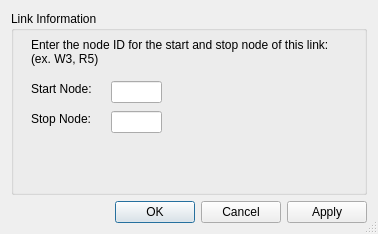
<?xml version="1.0" encoding="UTF-8"?>
<ui version="4.0">
 <class>linkDraw_dialog</class>
 <widget class="QDialog" name="linkDraw_dialog">
  <property name="geometry">
   <rect>
    <x>0</x>
    <y>0</y>
    <width>378</width>
    <height>234</height>
   </rect>
  </property>
  <property name="windowTitle">
   <string>Link</string>
  </property>
  <property name="sizeGripEnabled">
   <bool>true</bool>
  </property>
  <property name="modal">
   <bool>false</bool>
  </property>
  <layout class="QGridLayout" name="gridLayout">
   <item row="1" column="0">
    <widget class="QGroupBox" name="groupBox">
     <property name="title">
      <string>Link Information</string>
     </property>
     <widget class="QLineEdit" name="start_edit">
      <property name="geometry">
       <rect>
        <x>100</x>
        <y>70</y>
        <width>51</width>
        <height>22</height>
       </rect>
      </property>
      <property name="text">
       <string/>
      </property>
     </widget>
     <widget class="QLineEdit" name="stop_edit">
      <property name="geometry">
       <rect>
        <x>100</x>
        <y>100</y>
        <width>51</width>
        <height>22</height>
       </rect>
      </property>
      <property name="text">
       <string/>
      </property>
     </widget>
     <widget class="QLabel" name="start_label">
      <property name="enabled">
       <bool>true</bool>
      </property>
      <property name="geometry">
       <rect>
        <x>20</x>
        <y>70</y>
        <width>71</width>
        <height>16</height>
       </rect>
      </property>
      <property name="text">
       <string>Start Node:</string>
      </property>
     </widget>
     <widget class="QLabel" name="stop_label">
      <property name="geometry">
       <rect>
        <x>20</x>
        <y>100</y>
        <width>71</width>
        <height>16</height>
       </rect>
      </property>
      <property name="text">
       <string>Stop Node:</string>
      </property>
     </widget>
     <widget class="QLabel" name="info_label">
      <property name="geometry">
       <rect>
        <x>20</x>
        <y>20</y>
        <width>441</width>
        <height>41</height>
       </rect>
      </property>
      <property name="text">
       <string>Enter the node ID for the start and stop node of this link:
(ex. W3, R5)</string>
      </property>
     </widget>
     <zorder>start_edit</zorder>
     <zorder>stop_edit</zorder>
     <zorder>start_label</zorder>
     <zorder>stop_label</zorder>
     <zorder>info_label</zorder>
     <zorder>buttonBox</zorder>
    </widget>
   </item>
   <item row="2" column="0">
    <widget class="QDialogButtonBox" name="buttonBox">
     <property name="orientation">
      <enum>Qt::Horizontal</enum>
     </property>
     <property name="standardButtons">
      <set>QDialogButtonBox::Apply|QDialogButtonBox::Cancel|QDialogButtonBox::Ok</set>
     </property>
     <property name="centerButtons">
      <bool>false</bool>
     </property>
    </widget>
   </item>
  </layout>
 </widget>
 <resources/>
 <connections>
  <connection>
   <sender>buttonBox</sender>
   <signal>accepted()</signal>
   <receiver>linkDraw_dialog</receiver>
   <slot>accept()</slot>
   <hints>
    <hint type="sourcelabel">
     <x>248</x>
     <y>254</y>
    </hint>
    <hint type="destinationlabel">
     <x>157</x>
     <y>274</y>
    </hint>
   </hints>
  </connection>
  <connection>
   <sender>buttonBox</sender>
   <signal>rejected()</signal>
   <receiver>linkDraw_dialog</receiver>
   <slot>reject()</slot>
   <hints>
    <hint type="sourcelabel">
     <x>316</x>
     <y>260</y>
    </hint>
    <hint type="destinationlabel">
     <x>286</x>
     <y>274</y>
    </hint>
   </hints>
  </connection>
 </connections>
</ui>
